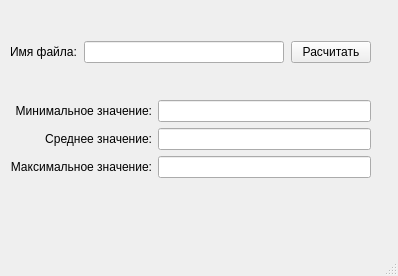
<?xml version="1.0" encoding="UTF-8"?>
<ui version="4.0">
 <class>MainWindow</class>
 <widget class="QMainWindow" name="MainWindow">
  <property name="geometry">
   <rect>
    <x>0</x>
    <y>0</y>
    <width>398</width>
    <height>276</height>
   </rect>
  </property>
  <property name="windowTitle">
   <string>MainWindow</string>
  </property>
  <widget class="QWidget" name="centralwidget">
   <widget class="QWidget" name="verticalLayoutWidget_3">
    <property name="geometry">
     <rect>
      <x>10</x>
      <y>10</y>
      <width>361</width>
      <height>201</height>
     </rect>
    </property>
    <layout class="QVBoxLayout" name="verticalLayout_4">
     <item>
      <layout class="QHBoxLayout" name="horizontalLayout">
       <property name="spacing">
        <number>7</number>
       </property>
       <property name="sizeConstraint">
        <enum>QLayout::SetDefaultConstraint</enum>
       </property>
       <item>
        <widget class="QLabel" name="label">
         <property name="text">
          <string>Имя файла:</string>
         </property>
        </widget>
       </item>
       <item>
        <widget class="QLineEdit" name="lineEdit_4"/>
       </item>
       <item>
        <widget class="QPushButton" name="pushButton">
         <property name="text">
          <string>Расчитать</string>
         </property>
        </widget>
       </item>
      </layout>
     </item>
     <item>
      <spacer name="verticalSpacer">
       <property name="orientation">
        <enum>Qt::Vertical</enum>
       </property>
       <property name="sizeType">
        <enum>QSizePolicy::Maximum</enum>
       </property>
       <property name="sizeHint" stdset="0">
        <size>
         <width>20</width>
         <height>0</height>
        </size>
       </property>
      </spacer>
     </item>
     <item>
      <layout class="QHBoxLayout" name="horizontalLayout_5">
       <property name="sizeConstraint">
        <enum>QLayout::SetMaximumSize</enum>
       </property>
       <item>
        <layout class="QVBoxLayout" name="verticalLayout_2">
         <item>
          <widget class="QLabel" name="label_3">
           <property name="text">
            <string>Минимальное значение:</string>
           </property>
           <property name="alignment">
            <set>Qt::AlignRight|Qt::AlignTrailing|Qt::AlignVCenter</set>
           </property>
          </widget>
         </item>
         <item>
          <widget class="QLabel" name="label_4">
           <property name="text">
            <string>Среднее значение:</string>
           </property>
           <property name="alignment">
            <set>Qt::AlignRight|Qt::AlignTrailing|Qt::AlignVCenter</set>
           </property>
          </widget>
         </item>
         <item>
          <widget class="QLabel" name="label_2">
           <property name="text">
            <string>Максимальное значение:</string>
           </property>
           <property name="alignment">
            <set>Qt::AlignRight|Qt::AlignTrailing|Qt::AlignVCenter</set>
           </property>
          </widget>
         </item>
        </layout>
       </item>
       <item>
        <layout class="QVBoxLayout" name="verticalLayout_3">
         <item>
          <widget class="QLineEdit" name="lineEdit_3"/>
         </item>
         <item>
          <widget class="QLineEdit" name="lineEdit_2"/>
         </item>
         <item>
          <widget class="QLineEdit" name="lineEdit"/>
         </item>
        </layout>
       </item>
      </layout>
     </item>
    </layout>
   </widget>
  </widget>
  <widget class="QMenuBar" name="menubar">
   <property name="geometry">
    <rect>
     <x>0</x>
     <y>0</y>
     <width>398</width>
     <height>26</height>
    </rect>
   </property>
  </widget>
  <widget class="QStatusBar" name="statusbar"/>
 </widget>
 <resources/>
 <connections/>
</ui>
